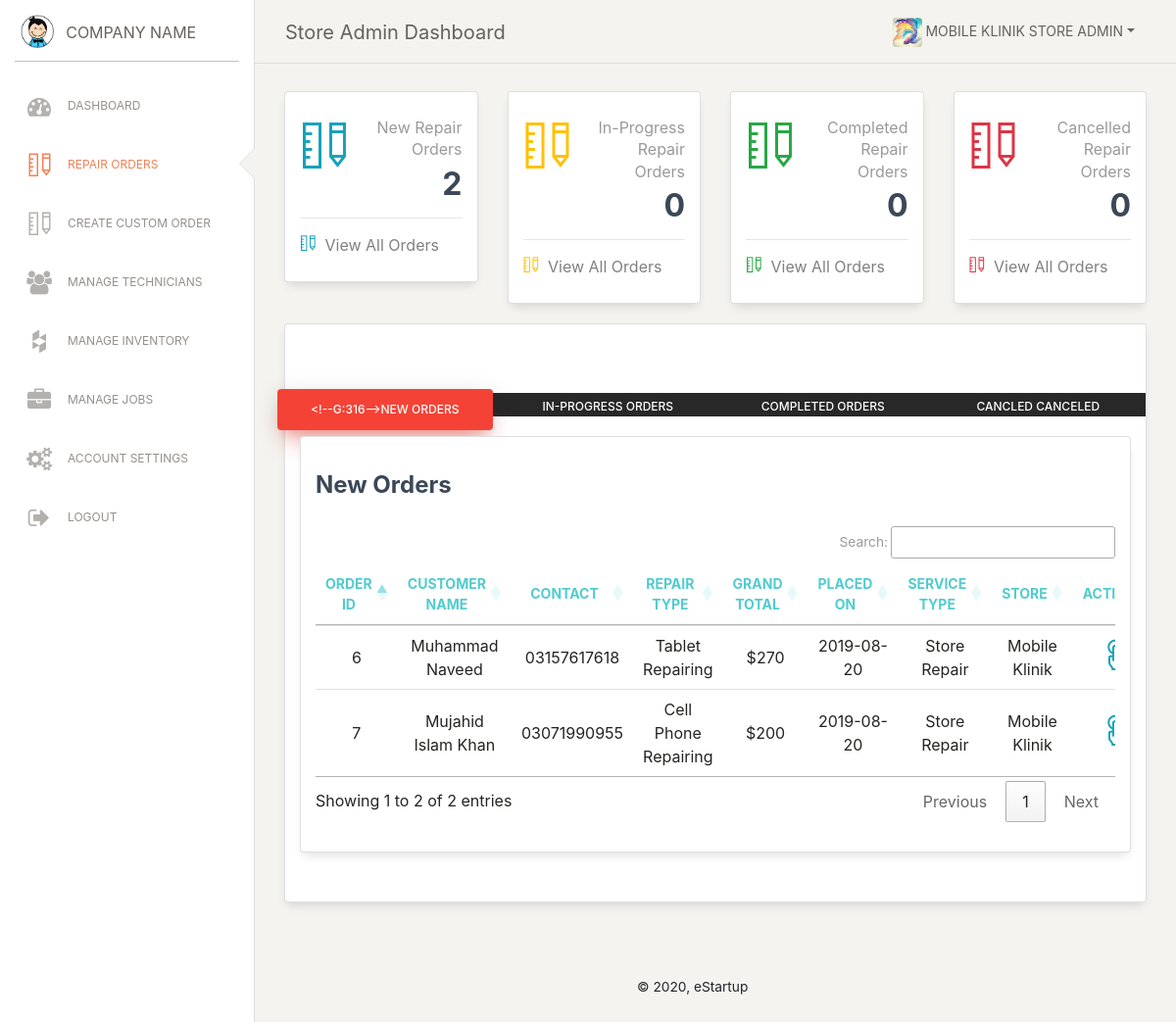
Screenshot of /portals/store_admin/repair_orders.php (signed in) with the database file from the repository.
### tables this page shows
CREATE TABLE `sales_orders_tbl` (
  `order_id` int(10) NOT NULL,
  `client_id` varchar(10) DEFAULT NULL,
  `tech_id` varchar(10) DEFAULT NULL,
  `store_id` varchar(10) DEFAULT NULL,
  `client_name` varchar(100) DEFAULT NULL,
  `client_address` varchar(500) DEFAULT NULL,
  `client_email` varchar(100) DEFAULT NULL,
  `client_contact` varchar(20) DEFAULT NULL,
  `client_zip_code` varchar(10) DEFAULT NULL,
  `time_slot` varchar(50) DEFAULT NULL,
  `grand_total` varchar(10) DEFAULT NULL,
  `order_date` varchar(50) DEFAULT NULL,
  `order_status` varchar(20) DEFAULT NULL,
  `service_type` varchar(30) DEFAULT NULL
);

CREATE TABLE `stores_tbl` (
  `store_id` int(10) NOT NULL,
  `store_title` varchar(100) DEFAULT NULL,
  `store_address` varchar(100) DEFAULT NULL,
  `store_status` varchar(20) DEFAULT NULL,
  `store_pic` varchar(1000) DEFAULT NULL
);

### portals/store_admin/repair_orders.php (the view, shortened to what this page needs)
<?php
    include_once('StoreAdminMethods.php');
    $obj=new StoreAdminMethods();
?>
<!DOCTYPE html>
<html lang="en">
<head>
    <?php echo $obj->cssLinks(); ?>
</head>
<body class="">
  <div class="wrapper ">
        <?php include_once('includes/side_bar.php'); ?>
    <div class="main-panel">
        <?php include_once('includes/nav_bar.php'); ?>
      <div class="content">
          <?php include_once('includes/uper_bar.php'); ?>
        <div class="row">
          <div class="col-md-12">
              <div class="wizard-container">
                <div class="card wizard-card" data-color="red" id="wizard">
                  <div class="wizard-header"></div>
                  <div class="wizard-navigation" style="background-color: black;">
                      <ul>
                          <li><a href="#new" data-toggle="tab">New Orders</a></li>
                          <li><a href="#in-progress" data-toggle="tab">In-Progress Orders</a></li>
                          <li><a href="#completed" data-toggle="tab">Completed Orders</a></li>
                          <li><a href="#cancled" data-toggle="tab">Cancled Canceled</a></li>
                      </ul>
                  </div>
                  <div class="tab-content">
                      <div class="tab-pane" id="new">
                          <div class="row">
                              <div class="col-md-12">
                                <div class="card">
                                  <div class="card-header row">
                                    <div class="col-md-8">
                                      <h4 class="card-title">New Orders</h4>
                                    </div>
                                  </div>
                                  <div class="card-body">
                                    <div class="table-responsive">
                                      <table class="table" id="new_project">
                                        <thead style="color: #51cbce;">
                                          <th class="text-center">Order ID</th>
                                          <th class="text-center">Customer Name</th>
                                          <th class="text-center">Contact</th>
                                          <th class="text-center">Repair Type</th>
                                          <th class="text-center">Grand Total</th>
                                          <th class="text-center">Placed On</th>
                                          <th class="text-center">Service Type</th>
                                          <th class="text-center">Store</th>
                                          <th class="text-center">Action</th>
                                        </thead>
                                        <tbody>
                                          <?php
                                            $repair_orders=$obj->getAllNewRepairOrders();
                                            if(!empty($repair_orders)){
                                              foreach ($repair_orders as $order) {
                                          ?>
                                                <tr>
                                                  <td class="text-center"><?php echo $order['order_id']; ?></td>
                                                  <td class="text-center"><?php echo $order['client_name']; ?></td>
                                                  <td class="text-center"><?php echo $order['client_contact']; ?></td>
                                                  <td class="text-center"><?php echo $order['repair_type']; ?></td>
                                                  <td class="text-center">$<?php echo $order['grand_total']; ?></td>
                                                  <td class="text-center"><?php echo $order['order_date']; ?></td>
                                                  <td class="text-center"><?php echo $order['service_type']; ?></td>
                                                  <td class="text-center"><?php echo $order['store_title']; ?></td>
                                                  <td class="text-center">
                                                    <a href="<?php echo 'view_order_details.php?order_id='.$order['order_id']; ?>" title="View Order Details"><i class="nc-icon nc-tap-01 fa-2x text-info"></i></a>
                                                  </td>
                                                </tr>
                                          <?php
                                              }
                                            }
                                          ?>
                                        </tbody>
                                      </table>
                                    </div>
                                  </div>
                                </div>
                              </div>
                          </div>
                      </div>
                  </div>
                </div>
              </div>
          </div>
        </div>
      </div>
        <?php include_once('includes/footer.php'); ?>
    </div>
  </div>
</body>
</html>

### portals/assets/css/wizard.css (style rules this page uses)
body { background-color: #E5E5E5; color: #3C4858; }
body, h1, h2, h3, h4, h5, h6, .h1, .h2, .h3, .h4 { font-family: "Roboto", "Helvetica", "Arial", sans-serif; font-weight: 300; line-height: 1.5em; }
a { color: #9c27b0; }
* { -webkit-tap-highlight-color: rgba(255, 255, 255, 0); -webkit-tap-highlight-color: transparent; }
.wizard-container { z-index: 3; }
.wizard-container .wizard-navigation { position: relative; }
.title, .card-title, .wizard-title { font-weight: 700; }
.title, .title a, .card-title, .card-title a, .wizard-title, .wizard-title a { color: #3C4858; text-decoration: none; }
.text-info { color: #00bcd4; }
.card { background-color: #1e1e25; padding: 10px 0; width: 100%; border-radius: 6px; background: #1e1e25; }
.wizard-card { min-height: 410px; box-shadow: 0 16px 24px 2px rgba(0, 0, 0, 0.14), 0 6px 30px 5px rgba(0, 0, 0, 0.12), 0 8px 10px -5px rgba(0, 0, 0, 0.2); }
.wizard-card .tab-content { min-height: 340px; padding: 20px 15px; }
.wizard-card .wizard-header { text-align: center; padding: 25px 0 35px; }
.wizard-card .nav-pills > li { text-align: center; }
.nav-pills { background-color: rgba(200, 200, 200, 0.2); }
.nav-pills > li + li { margin-left: 0; }
.nav-pills > li > a { border: 0 !important; border-radius: 0; line-height: 18px; text-transform: uppercase; font-size: 12px; font-weight: 500; min-width: 100px; text-align: center; color: #ffffff !important; }
body { background-color: #eeeeee; }

### rows the page displays
sales_orders_tbl: order_id "6", client_name "Muhammad Naveed", client_contact "03157617618", repair_type "Tablet Repairing", grand_total "270", order_date "2019-08-20", service_type "Store Repair", store.store_title "Mobile Klinik"
sales_orders_tbl: order_id "7", client_name "Mujahid Islam Khan", client_contact "03071990955", repair_type "Cell Phone Repairing", grand_total "200", order_date "2019-08-20", service_type "Store Repair", store.store_title "Mobile Klinik"

### other values shown
$_SESSION['logged_in_name'] "MOBILE KLINIK STORE ADMIN"
$total_count "2"
$total_count "0"
